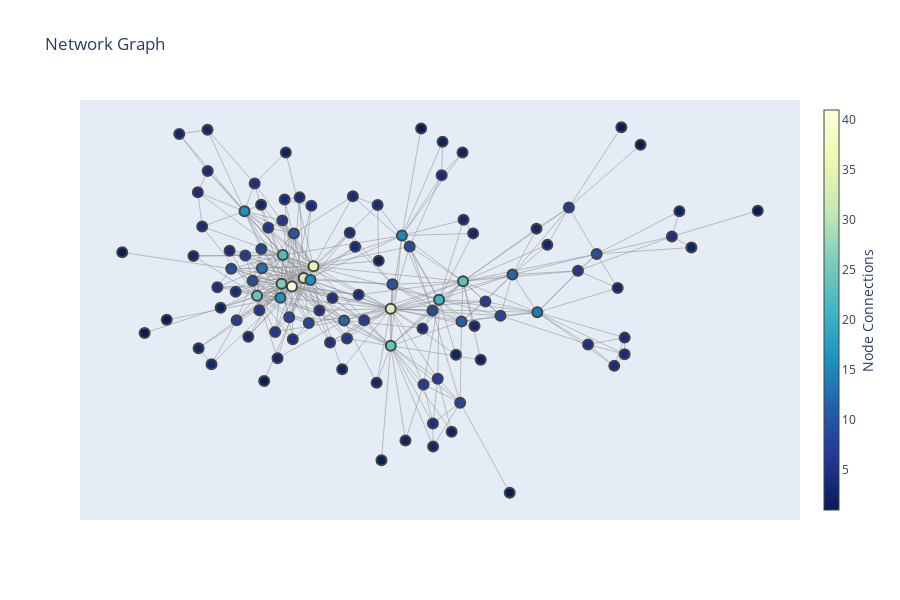

This figure's notebook cell:
### Code cell
plot_network_graph(G)

### Figure 1 — Plotly figure (JSON) as saved in the notebook; plotly's stock layout.template omitted (floating-point values rounded to 4 significant figures; data arrays with more than 128 entries replaced by an {"elided": "..."} marker saying what was removed)
{"data": [{"hoverinfo": "none", "line": {"color": "#888", "width": 0.5}, "mode": "lines", "type": "scatter", "x": {"elided": "1194 float values"}, "y": {"elided": "1194 float values"}}, {"hoverinfo": "text", "marker": {"color": [26, 16, 2, 5, 35, 3, 4, 3, 22, 9, 8, 24, 1, 6, 33, 7, 5, 41, 6, 3, 8, 33, 4, 8, 5, 3, 12, 4, 4, 13, 9, 16, 5, 16, 4, 3, 3, 5, 7, 3, 4, 4, 4, 4, 2, 9, 4, 6, 7, 5, 10, 6, 6, 1, 2, 3, 4, 10, 4, 1, 4, 1, 2, 15, 24, 2, 7, 21, 3, 3, 23, 3, 5, 8, 7, 2, 3, 2, 2, 4, 2, 1, 1, 2, 9, 1, 3, 4, 11, 3, 14, 9, 6, 12, 1, 7, 5, 2, 3, 2, 3, 1, 8, 7, 4, 1, 4, 5, 4], "colorbar": {"thickness": 15, "title": {"side": "right", "text": "Node Connections"}, "xanchor": "left"}, "colorscale": [[0, "rgb(255,255,217)"], [0.125, "rgb(237,248,177)"], [0.25, "rgb(199,233,180)"], [0.375, "rgb(127,205,187)"], [0.5, "rgb(65,182,196)"], [0.625, "rgb(29,145,192)"], [0.75, "rgb(34,94,168)"], [0.875, "rgb(37,52,148)"], [1, "rgb(8,29,88)"]], "line": {"width": 2}, "reversescale": true, "showscale": true, "size": 10}, "mode": "markers", "text": ["0: QUI-GON", "1: NUTE GUNRAY", "2: PK-4", "3: TC-14", "4: OBI-WAN", "5: DOFINE", "6: RUNE", "7: TEY HOW", "8: EMPEROR", "9: CAPTAIN PANAKA", "10: SIO BIBBLE", "11: JAR JAR", "12: TARPALS", "13: BOSS NASS", "14: PADME", "15: RIC OLIE", "16: WATTO", "17: ANAKIN", "18: SEBULBA", "19: JIRA", "20: SHMI", "21: C-3PO", "22: DARTH MAUL", "23: KITSTER", "24: WALD", "25: FODE/BEED", "26: JABBA", "27: GREEDO", "28: VALORUM", "29: MACE WINDU", "30: KI-ADI-MUNDI", "31: YODA", "32: RABE", "33: BAIL ORGANA", "34: GENERAL CEEL", "35: BRAVO TWO", "36: BRAVO THREE", "37: CAPTAIN TYPHO", "38: SENATOR ASK AAK", "39: ORN FREE TAA", "40: SOLA", "41: JOBAL", "42: RUWEE", "43: TAUN WE", "44: LAMA SU", "45: BOBA FETT", "46: JANGO FETT", "47: OWEN", "48: BERU", "49: CLIEGG", "50: COUNT DOOKU", "51: SUN RIT", "52: POGGLE", "53: PLO KOON", "54: ODD BALL", "55: GENERAL GRIEVOUS", "56: FANG ZAR", "57: MON MOTHMA", "58: GIDDEAN DANU", "59: CLONE COMMANDER GREE", "60: CLONE COMMANDER CODY", "61: TION MEDON", "62: CAPTAIN ANTILLES", "63: DARTH VADER", "64: LUKE", "65: CAMIE", "66: BIGGS", "67: LEIA", "68: MOTTI", "69: TARKIN", "70: HAN", "71: DODONNA", "72: GOLD LEADER", "73: WEDGE", "74: RED LEADER", "75: RED TEN", "77: RIEEKAN", "78: DERLIN", "79: ZEV", "80: PIETT", "81: OZZEL", "82: DACK", "83: JANSON", "84: NEEDA", "85: LANDO", "86: JERJERROD", "87: BIB FORTUNA", "88: BOUSHH", "89: ADMIRAL ACKBAR", "90: LOR SAN TEKKA", "91: POE", "92: KYLO REN", "93: CAPTAIN PHASMA", "94: FINN", "95: UNKAR PLUTT", "96: REY", "97: GENERAL HUX", "98: LIEUTENANT MITAKA", "99: BALA-TIK", "100: SNOKE", "101: MAZ", "102: BB-8", "103: SNAP", "104: ADMIRAL STATURA", "105: YOLO ZIFF", "106: COLONEL DATOO", "107: ELLO ASTY", "108: JESS", "109: NIV LEK"], "type": "scatter", "x": [-0.2456, -0.3425, -0.2345, -0.316, -0.1622, -0.4393, -0.4389, -0.5132, -0.2424, -0.3213, -0.2987, -0.3097, -0.6039, -0.3038, -0.1877, -0.3631, -0.1125, -0.2185, -0.2622, -0.3326, -0.2258, 0.03971, -0.4646, -0.1744, -0.2163, -0.2563, -0.08202, -0.04396, -0.3816, -0.2969, -0.3774, -0.2486, -0.4135, -0.17, -0.4532, -0.4627, -0.4289, -0.1468, -0.3406, -0.4762, -0.1676, -0.2376, -0.1984, 0.005585, 0.008509, 0.08954, -0.0591, -0.07453, -0.02954, -0.1188, -0.2134, -0.2437, -0.2805, -0.6624, -0.4052, -0.2992, -0.06719, 0.04432, -0.05294, -0.5461, -0.3656, -0.2911, -0.08704, 0.06922, 0.03995, 0.1993, 0.1628, 0.1664, 0.2302, 0.2555, 0.229, 0.1508, 0.1502, 0.2216, 0.1257, 0.07851, 0.2591, 0.2106, 0.2752, 0.1732, 0.1755, 0.01571, 0.3512, 0.2277, 0.1493, 0.1195, 0.003045, 0.1231, 0.225, 0.6336, 0.4234, 0.5786, 0.5298, 0.3584, 0.6432, 0.506, 0.7754, 0.8265, 0.4213, 0.7951, 0.4497, 0.6935, 0.327, 0.2877, 0.6517, 1, 0.6247, 0.5561, 0.6519], "y": [-0.002868, 0.1815, 0.331, 0.2522, 0.04165, 0.3891, 0.284, 0.378, 0.06987, 0.004827, 0.08541, -0.03359, -0.1285, -0.0704, 0.01147, -0.09625, -0.03945, -0.01007, -0.1258, -0.1382, -0.0886, -0.06661, 0.2298, -0.1033, -0.1446, -0.1927, -0.09644, -0.03126, 0.08098, 0.03631, 0.03499, -0.03847, -0.01198, 0.006675, 0.1425, -0.1672, -0.2082, -0.07093, 0.06892, 0.06775, 0.1954, 0.2112, 0.2169, 0.1972, 0.05545, 0.09157, 0.2197, -0.1425, -0.09628, -0.1527, 0.1247, 0.158, 0.1397, 0.07687, -0.06423, 0.1981, 0.1266, -0.004595, 0.09088, -0.0948, -0.02371, -0.2505, -0.221, 0.1195, -0.1611, -0.3797, -0.2448, -0.04399, 0.1596, 0.1252, 0.003044, -0.4173, -0.3588, -0.3059, -0.2597, -0.4022, -0.1109, -0.184, -0.1968, 0.2735, 0.3587, -0.4522, -0.5352, 0.3313, -0.07145, 0.3921, -0.2553, -0.1167, -0.09899, -0.01408, -0.0759, 0.07258, 0.02978, 0.02047, 0.3954, 0.1909, 0.1172, 0.08915, 0.1373, 0.1814, 0.09592, 0.3508, -0.0844, -0.04839, -0.1823, 0.183, -0.2122, -0.1577, -0.1402]}], "layout": {"clickmode": "event+select", "height": 600, "showlegend": false, "title": {"text": "Network Graph"}, "xaxis": {"showgrid": false, "showticklabels": false, "zeroline": false}, "yaxis": {"showgrid": false, "showticklabels": false, "zeroline": false}}}
